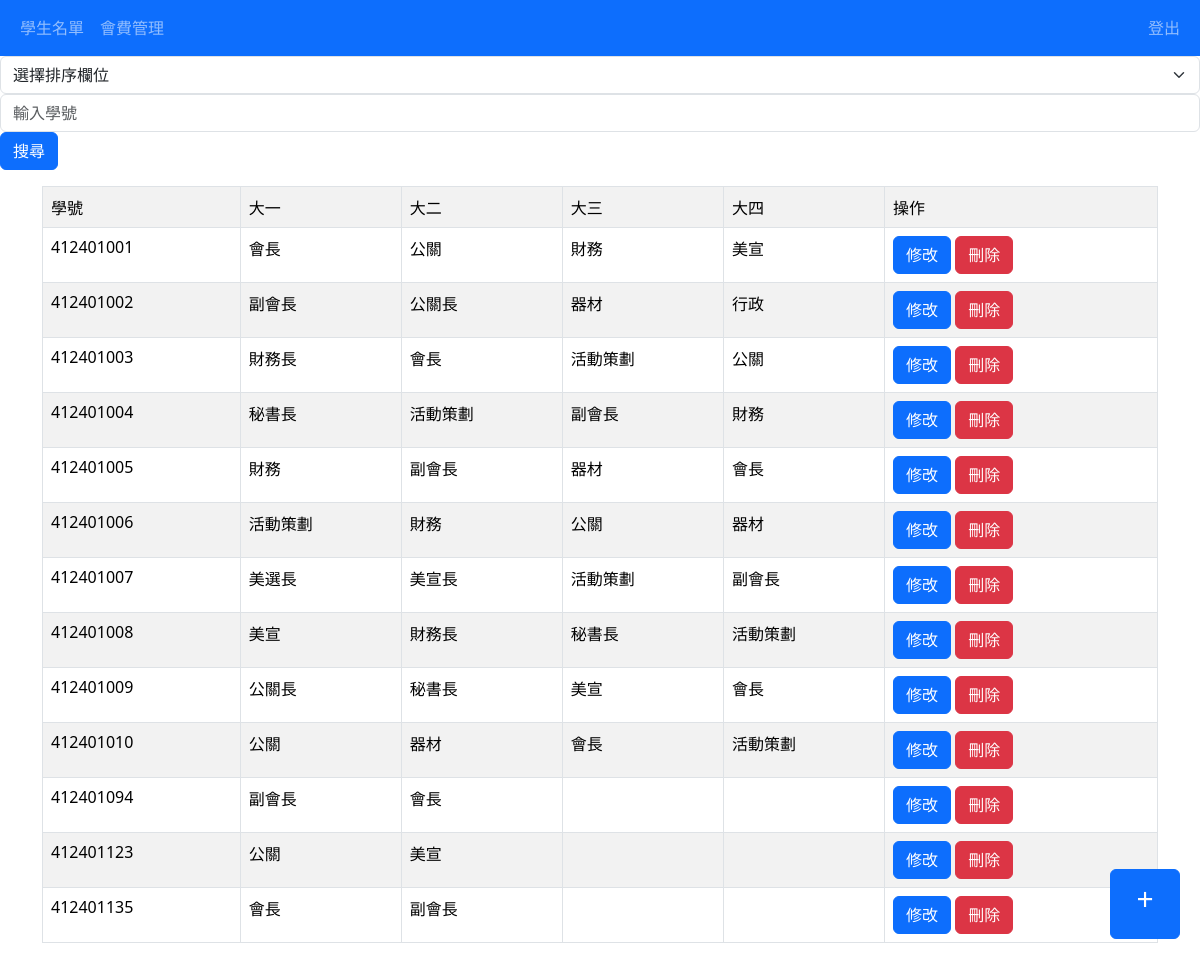
Screenshot of /query.php with the database file from the repository.
### tables this page shows
CREATE TABLE `job` (
  `Stu_id` varchar(20) NOT NULL,
  `1` varchar(20) NOT NULL,
  `2` varchar(20) NOT NULL,
  `3` varchar(20) NOT NULL,
  `4` varchar(20) NOT NULL
);

### query.php (the view, shortened to what this page needs)
<?php
require_once "header.php";
try {
  require_once 'db.php';
  $searchtxt = $_POST["searchtxt"] ?? "";
  $order = $_POST["order"] ?? "";
  $sql = "SELECT * FROM  job";
  $result = mysqli_query($conn, $sql);
?>
<form action="query.php" method="post">
  <select name="order" class="form-select" aria-label="選擇排序欄位">
    <option selected value="" <?=($order == '') ? 'selected' : ''?>>選擇排序欄位</option>
  </select>
  <input placeholder="輸入學號" class="form-control" type="text" name="searchtxt" value="<?=$searchtxt?>">
  <input class="btn btn-primary" type="submit" value="搜尋">
  <a href="insert.php" class="btn btn-primary position-fixed bottom-0 end-0" style="font-size: 30px; width: 70px; height: 70px; margin: 20px;">+</a>
</form>
<div class="container">
  <table class="table table-bordered table-striped">
    <tr>
      <td>學號</td>
      <td>大一</td>
      <td>大二</td>
      <td>大三</td>
      <td>大四</td>
        <td>操作</td>
    </tr>
    <?php while ($row = mysqli_fetch_assoc($result)) {?>
    <tr>
      <td><?=$row["Stu_id"]?></td>
      <td><?=$row["1"]?></td>
      <td><?=$row["2"]?></td>
      <td><?=$row["3"]?></td>
      <td><?=$row["4"]?></td>
        <td>
          <a href="update.php?Stu_id=<?=$row["Stu_id"]?>" class="btn btn-primary">修改</a>
          <a href="delete.php?Stu_id=<?=$row["Stu_id"]?>" class="btn btn-danger">刪除</a>
        </td>
    </tr>
    <?php } ?>
  </table>
</div>
<?php
} catch (Exception $e) {
  echo 'Message: ' . $e->getMessage();
}
require_once "footer.php";
?>

### rows the page displays
job: Stu_id "412401001", 1 "會長", 2 "公關", 3 "財務", 4 "美宣"
job: Stu_id "412401002", 1 "副會長", 2 "公關長", 3 "器材", 4 "行政"
job: Stu_id "412401003", 1 "財務長", 2 "會長", 3 "活動策劃", 4 "公關"
job: Stu_id "412401004", 1 "秘書長", 2 "活動策劃", 3 "副會長", 4 "財務"
job: Stu_id "412401005", 1 "財務", 2 "副會長", 3 "器材", 4 "會長"
job: Stu_id "412401006", 1 "活動策劃", 2 "財務", 3 "公關", 4 "器材"
job: Stu_id "412401007", 1 "美選長", 2 "美宣長", 3 "活動策劃", 4 "副會長"
job: Stu_id "412401008", 1 "美宣", 2 "財務長", 3 "秘書長", 4 "活動策劃"
job: Stu_id "412401009", 1 "公關長", 2 "秘書長", 3 "美宣", 4 "會長"
job: Stu_id "412401010", 1 "公關", 2 "器材", 3 "會長", 4 "活動策劃"
job: Stu_id "412401094", 1 "副會長", 2 "會長"
job: Stu_id "412401123", 1 "公關", 2 "美宣"
job: Stu_id "412401135", 1 "會長", 2 "副會長"
